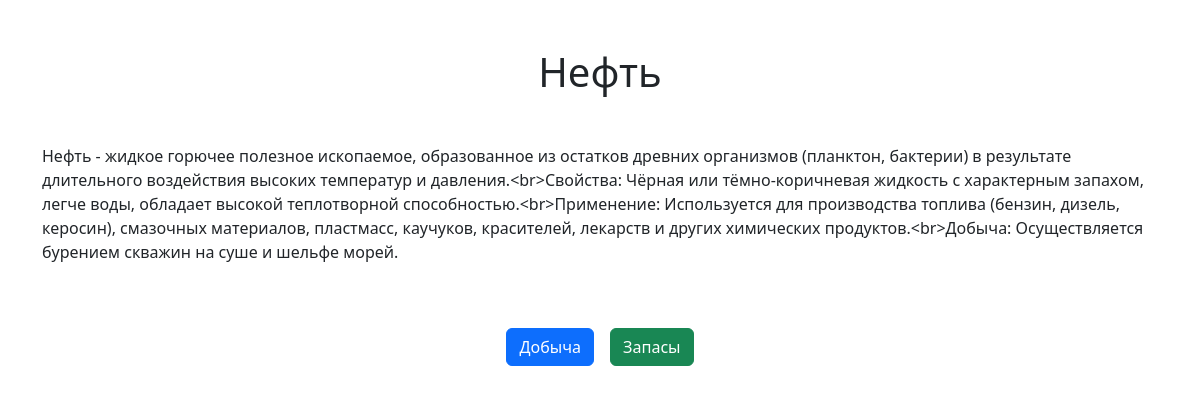
The page /33/ on the database its author committed.
### minerals/models.py (models this page shows, shortened)
class Mineral(models.Model):
    name = models.CharField(max_length=100, verbose_name="Название полезного ископаемого")
    description = models.TextField(verbose_name="Описание", blank=True, null=True)
    extraction_url = models.URLField(verbose_name="Ссылка на добычу (Datawrapper)")
    reserves_url = models.URLField(verbose_name="Ссылка на запасы (Datawrapper)")
    class Meta:
        verbose_name = "Полезное ископаемое"
        verbose_name_plural = "Полезные ископаемые"

### minerals/views.py (the view)
# urls.py: path('<int:mineral_id>/', views.mineral_detail, name='mineral_detail'),
def mineral_detail(request, mineral_id):
    mineral = get_object_or_404(Mineral, id=mineral_id)
    show_reserves = True
    if mineral.name == "Цементное сырьё":
        show_reserves = False
    return render(request, 'minerals/mineral_detail.html', {
        'mineral': mineral,
        'show_reserves': show_reserves
    })

### minerals/templates/minerals/mineral_detail.html (shortened to what this page needs)
<!DOCTYPE html>
<html lang="en">
<head>
    <link href="https://cdn.jsdelivr.net/npm/bootstrap@5.3.0-alpha1/dist/css/bootstrap.min.css"  rel="stylesheet">
</head>
<body>
    <div class="container mt-5">
        <h1 class="text-center mb-4">{{ mineral.name }}</h1>
        <div class="mb-4" style="white-space: pre-line;">
            <p>{{ mineral.description }}</p>
        </div>
        <div class="d-flex justify-content-center gap-3">
            <a href="{% url 'datawrapper_redirect' mineral.id 'extraction' %}" class="btn btn-primary">Добыча</a>
            {% if show_reserves %}
                <a href="{% url 'datawrapper_redirect' mineral.id 'reserves' %}" class="btn btn-success">Запасы</a>
            {% endif %}
        </div>
    </div>
</body>
</html>

### rows shown on the page
Mineral: name "Нефть", description "Нефть - жидкое горючее полезное ископаемое, образованное из остатков древних организмов (планктон, бактерии) в результате длительного воздействия высоких температур и давления.<br>Свойства: Чёрная или тёмно-коричневая жидкость с характерным запахом, легче воды, обладает высокой теплотворной способностью.<br>Применение: Используется для производства топлива (бензин, дизель, керосин), смазочных материалов, пластмасс, каучуков, красителей, лекарств и других химических продуктов.<br>Добыча: Осуществляется бурением скважин на суше и шельфе морей."
